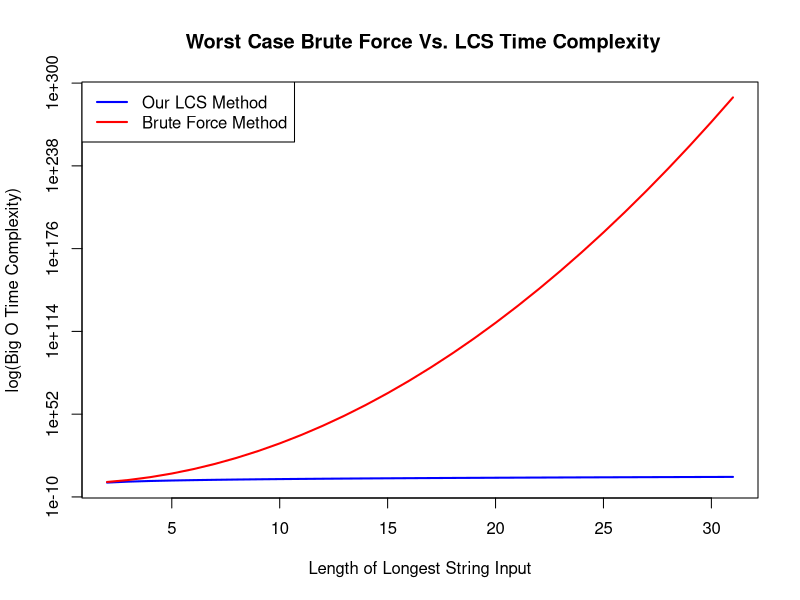

Write the R code that produced this figure.
## ---- chunk 1
# Define range of n
n <- 2:31  # Using a moderate range to avoid overflow

# Compute functions
y1 <- n^3 * log(n)
y2 <- 2^(n^2)

# Plot the first function on a log scale
plot(n, y1, type="l", col="blue", lwd=2, log="y",
     xlab="Length of Longest String Input", ylab="log(Big O Time Complexity)", main=" Worst Case Brute Force Vs. LCS Time Complexity",
     ylim=c(min(y1[y1 > 0]), max(y2, na.rm=TRUE)))  # Ensure valid y-range

# Add the second function
lines(n, y2, col="red", lwd=2)

# Add a legend
legend("topleft", legend=c("Our LCS Method", "Brute Force Method"),
       col=c("blue", "red"), lwd=2)
